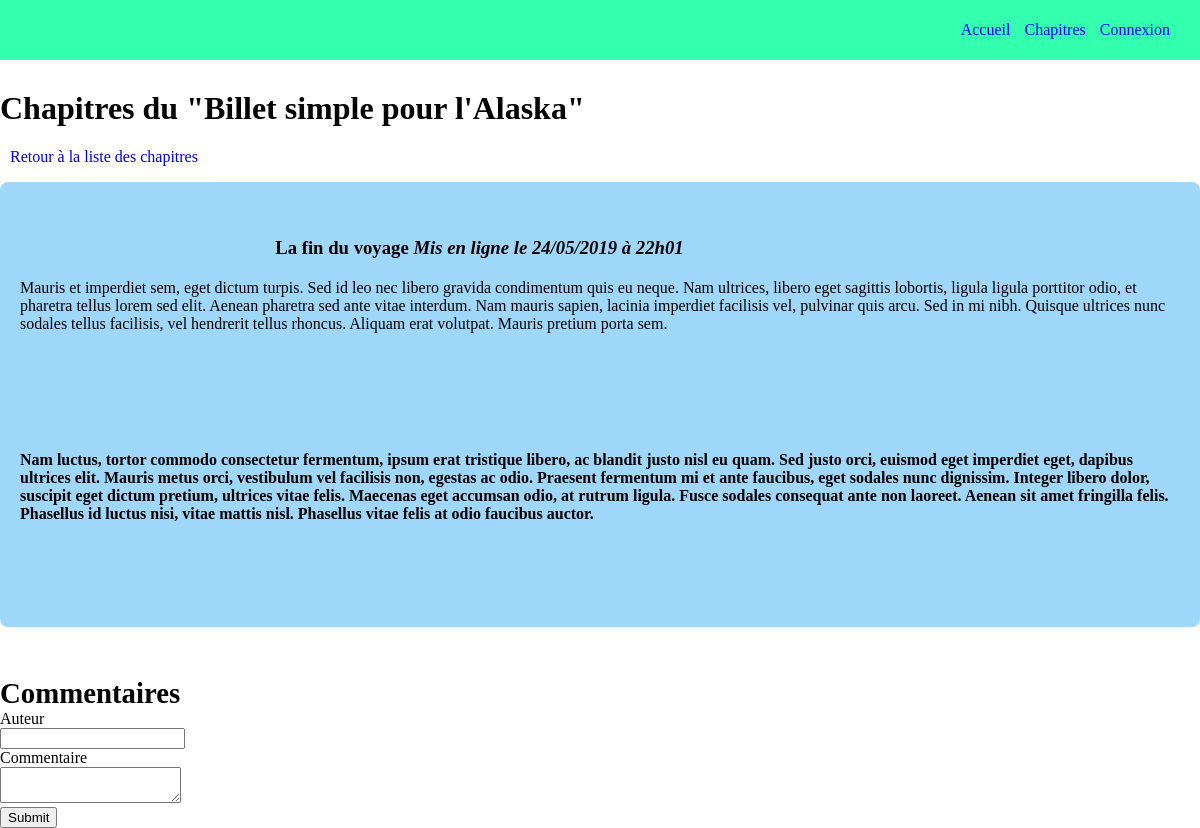
The app's page /index.php?action=post&id=12 with its own data.
### tables this page shows
CREATE TABLE IF NOT EXISTS `post` (
  `id` int(11) NOT NULL AUTO_INCREMENT,
  `FK_admin` int(11) NOT NULL,
  `title` varchar(255) NOT NULL,
  `content` text NOT NULL,
  `state` tinyint(1) NOT NULL DEFAULT '1',
  `date_hours` datetime NOT NULL,
  PRIMARY KEY (`id`),
  KEY `FK_admin` (`id`)
);

### controller/Comment_frontend.php (called while the page is built, shortened)
<?php
class CommentController
	{
	public function listComment()
	{
		$postManager = new \OpenClassrooms\projetopenclassroom\model\ChapterConnexion();
		$post = $postManager->getPost($_GET['id']);
		require('view/Chapter.php');
	}
}

### model/ChapterConnexion.php (called while the page is built, shortened)
<?php
class ChapterConnexion extends Connexion
{
	public function getPost($postId)
	{
		$db = $this->dbConnect();
		$req = $db->prepare('SELECT id, title, content, DATE_FORMAT(date_hours, \'%d/%m/%Y à %Hh%i\') AS date_fr FROM post WHERE id = ?');
		$req->execute(array($postId));
		$post = $req->fetch();
		return $post;
	}
}

### view/Chapter.php (the view, shortened to what this page needs)
<?php require('header.php'); ?>
<h1> Chapitres du "Billet simple pour l'Alaska" </h1>
<p class="prev_page"><a href="index.php"> Retour à la liste des chapitres</a></p>
<div class="chapter">
	<h3>
		<?= htmlspecialchars($post['title']) ?>
		<em> Mis en ligne le <?= $post['date_fr'] ?></em>
	</h3>
	<p>
		<?= nl2br($post['content']) ?>
	</p>
</div>
<div class ="commentaires">
    <h2>Commentaires</h2>
    <form action="index.php?action=addComment&amp;id=<?= $post['id'] ?>" method="post">
        <div>
            <label for="author"> Auteur</label><br />
            <input type="text" id="author" name="author" />
        </div>
        <div>
            <label for="comment">Commentaire</label><br />
            <textarea id="comment" name="comment"></textarea>
        </div>
        <div>
            <input type="submit" />
        </div>
    </form>
</div>
<?php require('template.php'); ?>

### public/css/style.css (style rules this page uses)
body { background-image: url(https://www.royalcaribbean.com/content/dam/royal/ports-and-destinations/destinations/alaska-glacier-cruises/alaska-glacier-bay-from-cruise-ship.jpg); padding: 0; width: 100%; height:100%; margin: 0; text-decoration: none; }
a { text-decoration: none; }
h2 { font-size: 1.8em; margin-bottom: 0; margin-top: 5px; }
.chapter { background-color: rgba(135, 206, 250, 0.8); border-radius: 8px; margin-bottom: 50px; padding-top: 5px; padding-bottom: 20px; padding-left: 20px; padding-right: 20px; }
h3 { margin-left: 22%; margin-top: 50px; margin-bottom: 20px; }
.prev_page { margin-left: 10px; }

### records on screen
post: title "La fin du voyage", content "Mauris et imperdiet sem, eget dictum turpis. Sed id leo nec libero gravida condimentum quis eu neque. Nam ultrices, libero eget sagittis lobortis, ligula ligula porttitor odio, et pharetra tellus lorem sed elit. Aenean pharetra sed ante vitae interdum. Nam mauris sapien, lacinia imperdiet facilisis vel, pulvinar quis arcu. Sed in mi nibh. Quisque ultrices nunc sodales tellus facilisis, vel hendrerit tellus rhoncus. Aliquam erat volutpat. Mauris pretium porta sem. Nam luctus, tortor commodo consectetur fermentum, ipsum erat tristique libero, ac blandit justo nisl eu quam. Sed justo orci, euismod eget imperdiet eget, dapibus ultrices elit. Mauris metus orci, vestibulum vel facilisis non,…"

### other values on screen
$post['date_fr'] "24/05/2019 à 22h01"
